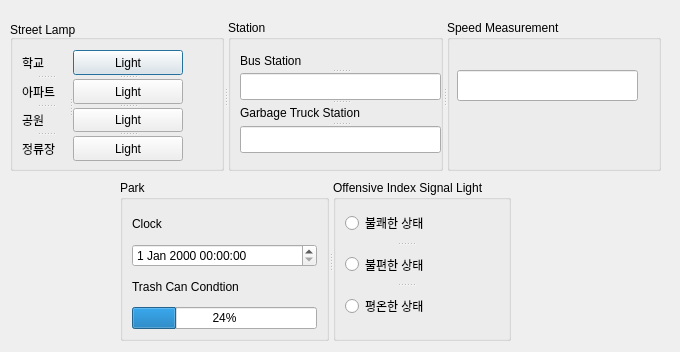
<?xml version="1.0" encoding="UTF-8"?>
<ui version="4.0">
 <class>Dialog</class>
 <widget class="QDialog" name="Dialog">
  <property name="geometry">
   <rect>
    <x>0</x>
    <y>0</y>
    <width>680</width>
    <height>352</height>
   </rect>
  </property>
  <property name="windowTitle">
   <string>Dialog</string>
  </property>
  <widget class="QSplitter" name="splitter_4">
   <property name="geometry">
    <rect>
     <x>10</x>
     <y>20</y>
     <width>651</width>
     <height>151</height>
    </rect>
   </property>
   <property name="orientation">
    <enum>Qt::Horizontal</enum>
   </property>
   <widget class="QGroupBox" name="SL_groupBox">
    <property name="font">
     <font>
      <family>Ubuntu</family>
     </font>
    </property>
    <property name="title">
     <string>Street Lamp</string>
    </property>
    <property name="alignment">
     <set>Qt::AlignBottom|Qt::AlignLeading|Qt::AlignLeft</set>
    </property>
    <widget class="QSplitter" name="splitter_3">
     <property name="geometry">
      <rect>
       <x>12</x>
       <y>30</y>
       <width>161</width>
       <height>111</height>
      </rect>
     </property>
     <property name="orientation">
      <enum>Qt::Horizontal</enum>
     </property>
     <widget class="QSplitter" name="splitter">
      <property name="orientation">
       <enum>Qt::Vertical</enum>
      </property>
      <widget class="QLabel" name="schoolLabel">
       <property name="text">
        <string>학교</string>
       </property>
      </widget>
      <widget class="QLabel" name="aptLabel">
       <property name="text">
        <string>아파트</string>
       </property>
      </widget>
      <widget class="QLabel" name="parkLabel">
       <property name="text">
        <string>공원</string>
       </property>
      </widget>
      <widget class="QLabel" name="stationLabel">
       <property name="text">
        <string>정류장</string>
       </property>
      </widget>
     </widget>
     <widget class="QSplitter" name="splitter_2">
      <property name="orientation">
       <enum>Qt::Vertical</enum>
      </property>
      <widget class="QPushButton" name="schoolBtn">
       <property name="text">
        <string>Light</string>
       </property>
      </widget>
      <widget class="QPushButton" name="aptBtn">
       <property name="text">
        <string>Light</string>
       </property>
      </widget>
      <widget class="QPushButton" name="parkBtn">
       <property name="text">
        <string>Light</string>
       </property>
      </widget>
      <widget class="QPushButton" name="stationBtn">
       <property name="text">
        <string>Light</string>
       </property>
      </widget>
     </widget>
    </widget>
   </widget>
   <widget class="QGroupBox" name="GPS_groupBox">
    <property name="title">
     <string>Station</string>
    </property>
    <widget class="QSplitter" name="splitter_7">
     <property name="geometry">
      <rect>
       <x>12</x>
       <y>32</y>
       <width>201</width>
       <height>101</height>
      </rect>
     </property>
     <property name="orientation">
      <enum>Qt::Vertical</enum>
     </property>
     <widget class="QLabel" name="busLabel">
      <property name="text">
       <string>Bus Station</string>
      </property>
     </widget>
     <widget class="QLineEdit" name="busEdit"/>
     <widget class="QLabel" name="gtLabel">
      <property name="text">
       <string>Garbage Truck Station</string>
      </property>
     </widget>
     <widget class="QLineEdit" name="gtEdit"/>
    </widget>
   </widget>
   <widget class="QGroupBox" name="SM_groupBox">
    <property name="title">
     <string>Speed Measurement</string>
    </property>
    <widget class="QLineEdit" name="speedEdit">
     <property name="geometry">
      <rect>
       <x>10</x>
       <y>50</y>
       <width>181</width>
       <height>31</height>
      </rect>
     </property>
    </widget>
   </widget>
  </widget>
  <widget class="QSplitter" name="splitter_5">
   <property name="geometry">
    <rect>
     <x>120</x>
     <y>180</y>
     <width>391</width>
     <height>161</height>
    </rect>
   </property>
   <property name="orientation">
    <enum>Qt::Horizontal</enum>
   </property>
   <widget class="QGroupBox" name="P_groupBox">
    <property name="title">
     <string>Park</string>
    </property>
    <layout class="QGridLayout" name="gridLayout_2">
     <item row="0" column="0">
      <widget class="QLabel" name="clockLabel">
       <property name="text">
        <string>Clock</string>
       </property>
      </widget>
     </item>
     <item row="1" column="0">
      <widget class="QDateTimeEdit" name="clockEdit"/>
     </item>
     <item row="2" column="0">
      <widget class="QLabel" name="trashLabel">
       <property name="text">
        <string>Trash Can Condtion</string>
       </property>
      </widget>
     </item>
     <item row="3" column="0">
      <widget class="QProgressBar" name="trashProgressBar">
       <property name="value">
        <number>24</number>
       </property>
      </widget>
     </item>
    </layout>
   </widget>
   <widget class="QGroupBox" name="OISL_groupBox">
    <property name="title">
     <string>Offensive Index Signal Light</string>
    </property>
    <widget class="QSplitter" name="splitter_6">
     <property name="geometry">
      <rect>
       <x>12</x>
       <y>24</y>
       <width>121</width>
       <height>121</height>
      </rect>
     </property>
     <property name="orientation">
      <enum>Qt::Vertical</enum>
     </property>
     <widget class="QRadioButton" name="redBtn">
      <property name="text">
       <string>불쾌한 상태</string>
      </property>
     </widget>
     <widget class="QRadioButton" name="YellowBtn">
      <property name="text">
       <string>불편한 상태</string>
      </property>
     </widget>
     <widget class="QRadioButton" name="greenBtn">
      <property name="text">
       <string>평온한 상태</string>
      </property>
     </widget>
    </widget>
   </widget>
  </widget>
 </widget>
 <tabstops>
  <tabstop>clockEdit</tabstop>
  <tabstop>speedEdit</tabstop>
  <tabstop>busEdit</tabstop>
  <tabstop>gtEdit</tabstop>
 </tabstops>
 <resources/>
 <connections/>
</ui>
